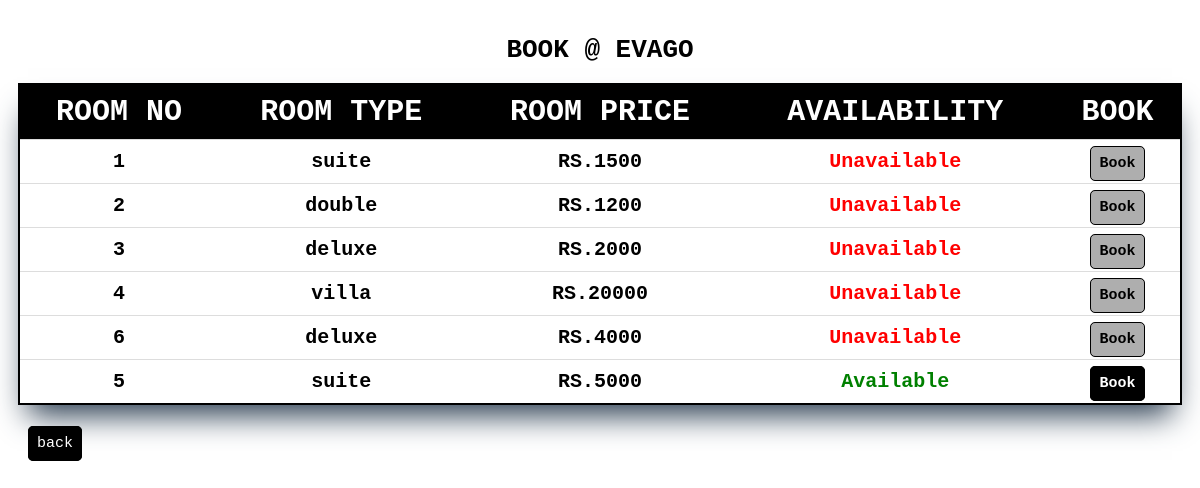
Screenshot of /bookrooms/ with the database file from the repository.
### hotelapp1/models.py (models this page shows, shortened)
class roomtable(models.Model):
    room_number=models.CharField(max_length=20,null=True)
    room_type=models.CharField(max_length=50,null=True)
    room_price=models.CharField(max_length=50,null=True)
    availability=models.BooleanField(default=False)

### hotelapp1/views.py (the view)
# urls.py: path('bookrooms/',views.bookrooms,name="bookrooms"),
def bookrooms(request):
    br=roomtable.objects.all()
    return render(request,"bookrooms.html",{'br':br})

### templates/bookrooms.html (shortened to what this page needs)
<!DOCTYPE html>
<html lang="en">
<head>
</head>
<body>
    <div>
        <form action="">
            <div>
                <h1>BOOK @ EVAGO</h1>
            </div>
            <table>
                <tr>
                    <th>ROOM NO</th>
                    <th>ROOM TYPE</th>
                    <th>ROOM PRICE</th>
                    <th>AVAILABILITY</th>
                    <th>BOOK</th>
                </tr>
                {% for i in br%}
                <tr>
                    <td>{{i.room_number}}</td>
                    <td>{{i.room_type}}</td>
                    <td>RS.{{i.room_price}}</td>
                        {% if i.availability %}
                            <td class="av">Available</td>
                        {% else %}
                            <td class="uv">Unavailable</td>
                        {% endif %}
                    <td>
                        {% if i.availability %}
                            <a class="book" href="/bookingroom">Book</a>
                        {% else %}
                        <a class="book" style="pointer-events: none; background:rgb(174, 174, 174);color:black;" href="">Book</a>
                        {% endif %}
                    </td>
                </tr>
                {% endfor %}
            </table>
        </form>
        <div class="t1">
            <a href="/guestprofile" class="book">back</a>
        </div>
    </div>
</body>
</html>

### templates/bookrooms.html (style rules this page uses)
* { font-family: monospace; }
table { width: 100%; border-collapse: collapse; border: 2px solid black; box-shadow: rgb(38, 57, 77) 0px 20px 30px -10px; }
th,td { text-align: center; padding: 10px; border-bottom: 1px solid #ddd; }
.av { color: green; font-weight: bolder; }
.uv { color: red; font-weight: bolder; }
th { font-size: 30px; color: white; }
td { font-size: 20px; font-weight: bolder; }
table tr:first-child { background:black; }
form { padding: 10px; }
h1 { text-align: center; }
.book { text-decoration: none; color: white; font-size: 15px; background: black; padding: 8px; border-radius: 5px; border: 1px solid black; }
.t1 { padding: 20px; }

### rows the page displays
roomtable: room_number "1", room_type "suite", room_price "1500", availability "Unavailable"
roomtable: room_number "2", room_type "double", room_price "1200", availability "Unavailable"
roomtable: room_number "3", room_type "deluxe", room_price "2000", availability "Unavailable"
roomtable: room_number "4", room_type "villa", room_price "20000", availability "Unavailable"
roomtable: room_number "6", room_type "deluxe", room_price "4000", availability "Unavailable"
roomtable: room_number "5", room_type "suite", room_price "5000", availability "Available"
